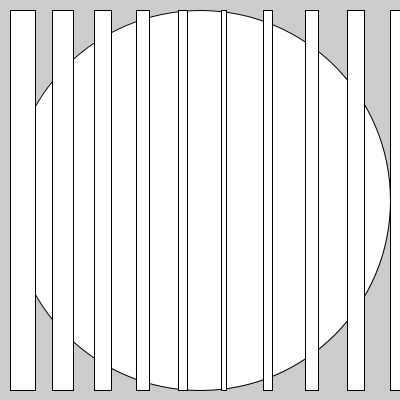
Frame 1 (no input)
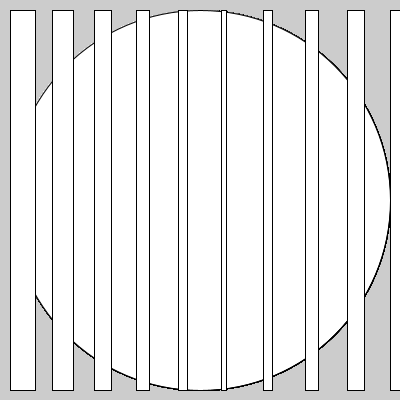
Frame 60 (the mouse pressed at the canvas centre just before this capture)
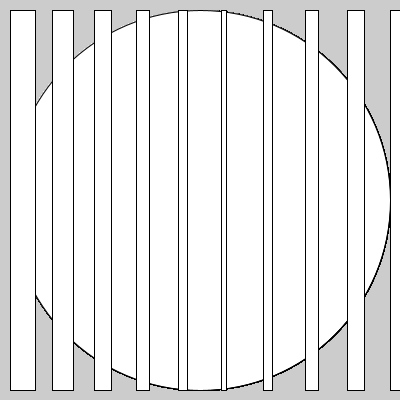
Frame 120 (the mouse held since frame 60 and released just before this capture)

The Processing sketch that drew these frames (run headless with seeded random() and noise(); from frame 60 on, the mouse is pressed at the canvas centre):

// Processing sketch: CircleWithStripesINCOMPLETE
// ── CircleWithStripesINCOMPLETE.pde
// https://forum.processing.org/two/discussion/22701/how-to-make-circles-with-stripes-pics-inside#latest
// in progress....

void setup() {
  size(400, 400);
  //rectMode(CENTER);
}
void draw() {
  ellipse(width/2,height/2,width-20,height-20);
  translate(10,10);
  drawStripes(width-20, height-20, 10, 5, 25);
}

void drawStripes(float w, float h, int sCount, int sMin, int sMax){
  float sx, sw = 0;
  for (int i=0; i<sCount; i++) {
    sx = map(i, 0, sCount-1, 0, w);
    sw = map(abs(i-(sCount)/2), 0, (sCount)/2, sMin, sMax);
    rect(sx, 0, sw, h);
  }
}
